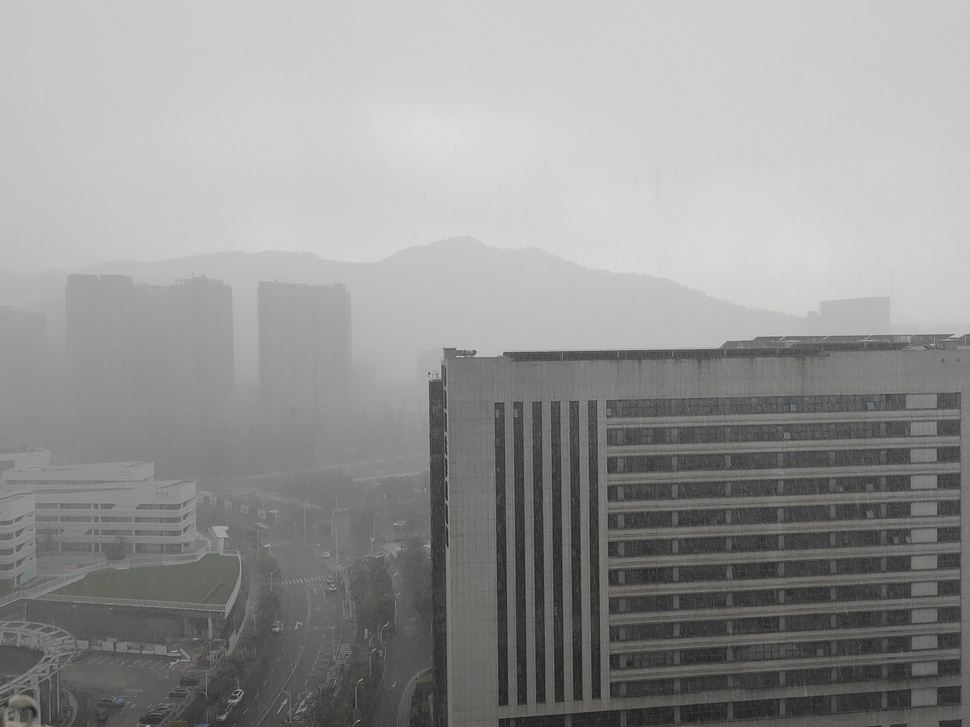
#> input picture FoggyImage/2.jpg, 970 x 727 px, shrunk from 4096 x 3072 before the run, found by its file name
$ python main.py
#> lines starting #> are read from the running program, lines starting #| are printed output that depends on the picture; long printed decimals are rounded
# -*- encoding: utf-8 -*-
'''
@File    :   main.py
@Time    :   2023/09/23 18:59:48
@Author  :   Kiumb
@Description :  暗通道先验算法复现
'''

import cv2
import numpy as np

def darkChannel(img,r = 7,bt_show = False,bt_save = False):
    '''
    @Description :求取暗通道图
                  np.min实现三通道中的最小值;cv2.erode实现了窗口中的最小值
    @Parameter   :img为原始图像
    @Parameter   :r  为窗口大小
    @Parameter   :bt_show为暗通道图显示标志位
    @Parameter   :bt_save为暗通道图保存标志位(命名为'DarkChannel.png')
    @Return      :原始图像的暗通道图
    '''
    DarkChann = cv2.erode(np.min(img,2),np.ones((2 * r + 1, 2 * r + 1)))
    if bt_show:
        cv2.imshow('DarkChannel',DarkChann)
        cv2.waitKey(0)
        cv2.destroyAllWindows()
    if bt_save:
        cv2.imwrite(r'Result\DarkChannel.png',DarkChann*255)
    return DarkChann


def estimateA(img,darkChann,bt_show = False,bt_save = False):
    '''
    @Description :将按通道中前0.1%亮度的像素定位到原图中,并在这些位置上求取各个通道的均值以作为三通道的全局大气光A
    @Parameter   :img为原始图像
    @Parameter   :darkChann为暗通道图
    @Parameter   :bt_show为是否在原图上标注这些像素的位置
    @Parameter   :bt_save为是否保存标注像素的图片(命名为'NotatedImg.png')
    @Return      :三通道下的A
    '''
    imgCopy = img.copy()
    h,w,_  = img.shape
    length = h*w
    num    = max(int(length *0.0001),1)
    DarkChannVec = np.reshape(darkChann,length)  # convert to a row vector
    index  = DarkChannVec.argsort()[length-num:]
    rowIdx = index // w
    colIdx = index %  w
    coords = np.stack((colIdx,rowIdx),axis = 1)

    sumA   = np.zeros((1,3))
    for coord in coords:
        col,row = coord
        sumA    += img[row,col,:]
    A = sumA / num
    if bt_show:
        # img     *= 255    # Python传参为指针而非值
        for coord in coords:
            cv2.circle(imgCopy, coord,3,(255,0,0),3)
        cv2.imshow('NotatedImg',imgCopy)
        cv2.waitKey(0)
        cv2.destroyAllWindows()
    if bt_save:
        cv2.imwrite(r'Result\NotatedImg.png',imgCopy*255)
    return A


def estimateT(img,A,omega = 0.95):
    '''
    @Description :按照推导的公式计算传输率图
    @Parameter   :img为原始图像
    @Parameter   :A为三通道的全局大气光值
    @Parameter   :omega为去雾程度
    @Return      :transmissionMap为投射率图
    '''
    tempMap = np.empty(img.shape,img.dtype)
    tempMap = img / A
    transmissionMap = 1 - omega * darkChannel(tempMap)
    return transmissionMap

def guidedfilter(I, p, r, eps = 0.0001):
    '''
    @Description :导向滤波算法
    @Parameter   :I为引导图
                  p为输入图像
                  r为窗口大小(经验值 - 暗通道窗口半径的四倍)
                  eps为正则参数
    @Return      :导向滤波后的图像
    '''
    height, width = I.shape
    m_I = cv2.boxFilter(I, -1, (r, r))
    m_p = cv2.boxFilter(p, -1, (r, r))
    m_Ip = cv2.boxFilter(I * p, -1, (r, r))
    cov_Ip = m_Ip - m_I * m_p

    m_II = cv2.boxFilter(I * I, -1, (r, r))
    var_I = m_II - m_I * m_I

    a = cov_Ip / (var_I + eps)
    b = m_p - a * m_I

    m_a = cv2.boxFilter(a, -1, (r, r))
    m_b = cv2.boxFilter(b, -1, (r, r))
    return m_a * I + m_b


def deHaze(img,r = 7,T_threshold = 0.1,bt_show = False ,bt_save = False):
    '''
    @Description :暗通道去雾
    @Parameter   :img为原始图像
    @Parameter   :r为暗通道窗口
    @Parameter   :t_threshold为透射率t的阈值
    @Parameter   :bt_show为是否显示去雾图像的标志位
    @Parameter   :bt_save为保存去雾图像的标志位(命名为'DehazeImg.png')
    @Return      :去雾图像
    '''
    imgNormal = img / 255
    darkChann  = darkChannel(imgNormal,r,bt_show=True,bt_save=True)
    A = estimateA(imgNormal,darkChann,bt_show=True,bt_save=True)
    print(f'A - {A}')
    T = estimateT(imgNormal,A)
    imgGray    = np.min(img,2) / 255
    T_refine   = guidedfilter(imgGray,T,81)
    # T_refine   = guidedfilter(darkChann,T,81)
    imgRecover = np.empty(imgNormal.shape,imgNormal.dtype)
    T = cv2.max(T_refine,T_threshold)
    for i in range(3):
        imgRecover[:,:,i] = (imgNormal[:,:,i] - A[0,i]) / T + A[0,i]
    if bt_show:
        cv2.imshow('DehazeImg',imgRecover)
        cv2.waitKey(0)
        cv2.destroyAllWindows()
    if bt_save:
        cv2.imwrite(r'Result\DehazeImg.png',imgRecover*255)
    return imgRecover*255


if __name__ == '__main__':
    img = cv2.imread(r'FoggyImage\2.jpg')
#> img is the input picture: shape (727, 970, 3); mean B, G, R 148.1, 148.7, 148.8
    imgRecover = deHaze(img,bt_show=True,bt_save=True)
#> in estimateA, `index  = DarkChannVec.argsort()[length-num:]`: index = 70 values, max 132375 at index 62, min 125550 at index 63, mean 129316.7
#> in estimateA, `rowIdx = index // w`: rowIdx = 70 values, max 136 at index 41, min 129 at index 63, mean 132.9
#> in estimateA, `colIdx = index %  w`: colIdx = 70 values, max 455 at index 62, min 420 at index 25, mean 445.2
#> in estimateA, `coords = np.stack((colIdx,rowIdx),axis = 1)`: coords = 70 pairs, first value 420 to 455, second value 129 to 136
#> the loop in estimateA, `for coord in coords:` made 70 passes
#> (col, row, sumA) on passes 1 to 8: (448, 133, [[0.859, 0.859, 0.859]]), (454, 133, [[1.72, 1.72, 1.72]]), (443, 133, [[2.58, 2.58, 2.58]]), (439, 133, [[3.44, 3.44, 3.44]]), (451, 134, [[4.3, 4.3, 4.3]]), (453, 134, [[5.16, 5.16, 5.16]]), (421, 131, [[6.02, 6.02, 6.02]]), (448, 132, [[6.88, 6.88, 6.88]])
#> after the loop in estimateA, `for coord in coords:`: sumA = [[60.16, 60.16, 60.16]]
#> in estimateA, `A = sumA / num`: A = [[0.859, 0.859, 0.859]]
#> the loop in estimateA, `for coord in coords:` made 70 passes
#> coord on passes 1 to 8: [448, 133], [454, 133], [443, 133], [439, 133], [451, 134], [453, 134], [421, 131], [448, 132]
#> after the loop in estimateA, `for coord in coords:`:
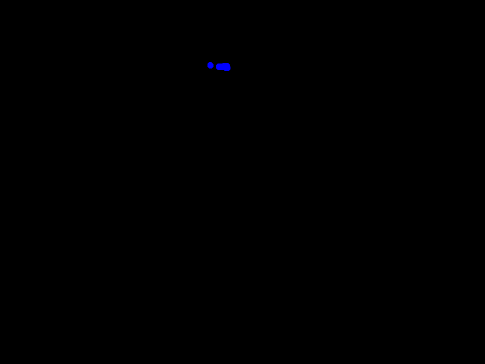
#> imgCopy: shape (727, 970, 3) float64 (shown at 1/2 size); mean B, G, R 0.8, 0.6, 0.6
#| A - [[0.8594 0.8594 0.8594]]
#> in guidedfilter, `b = m_p - a * m_I`:
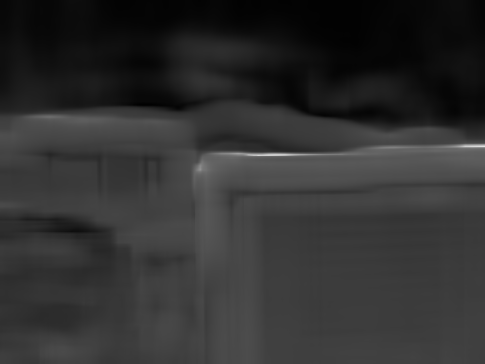
#> b: shape (727, 970) float64 (shown at 1/2 size); min 0.0774, max 3.24, mean 0.68; drawn with min black and max white
#> in guidedfilter, `m_a = cv2.boxFilter(a, -1, (r, r))`:
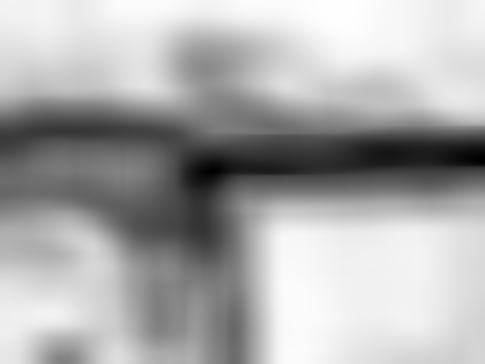
#> m_a: shape (727, 970) float64 (shown at 1/2 size); min -1.33, max -0.00415, mean -0.433; drawn with min black and max white
#> in guidedfilter, `m_b = cv2.boxFilter(b, -1, (r, r))`:
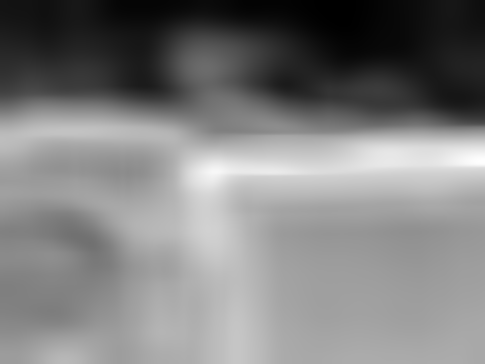
#> m_b: shape (727, 970) float64 (shown at 1/2 size); min 0.111, max 1.25, mean 0.68; drawn with min black and max white
#> in guidedfilter, `return m_a * I + m_b`:
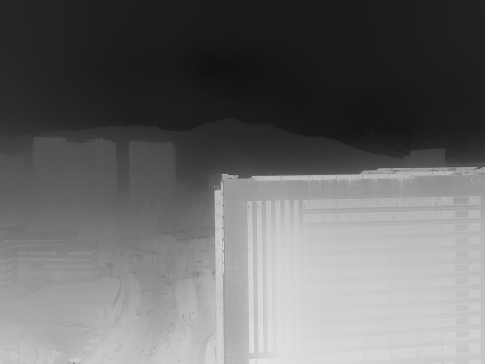
#> returned value: shape (727, 970) float64 (shown at 1/2 size); min 0.0664, max 0.92, mean 0.418
#> after the loop in deHaze, `for i in range(3):`:
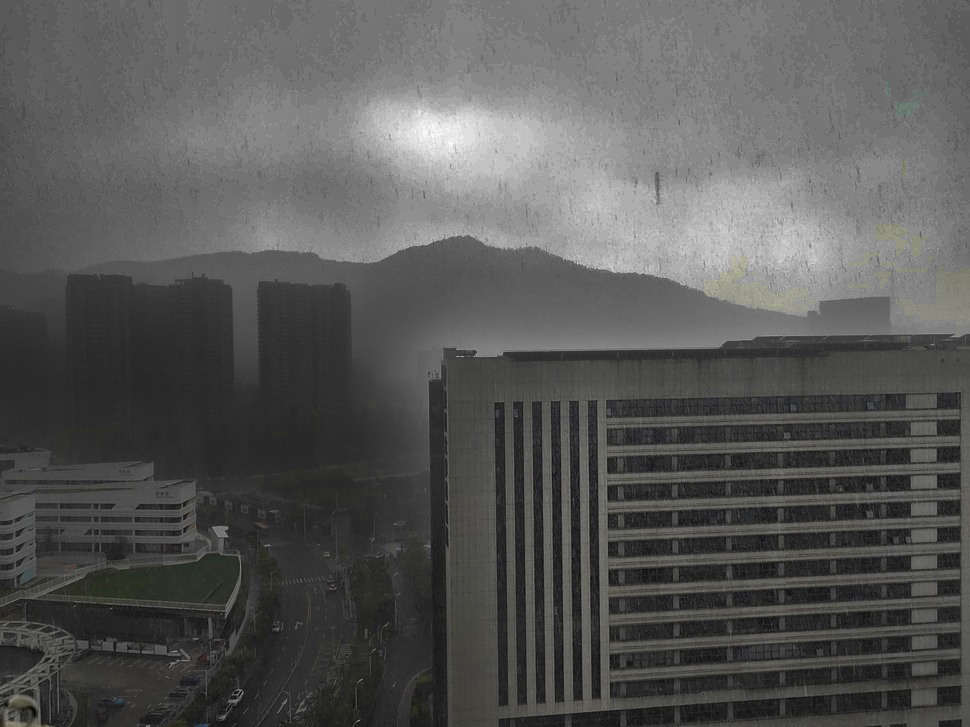
#> imgRecover: shape (727, 970, 3) float64; mean B, G, R 0.276, 0.28, 0.28; drawn with min black and max white

$ run again, with FoggyImage/1.jpg copied over FoggyImage/2.jpg
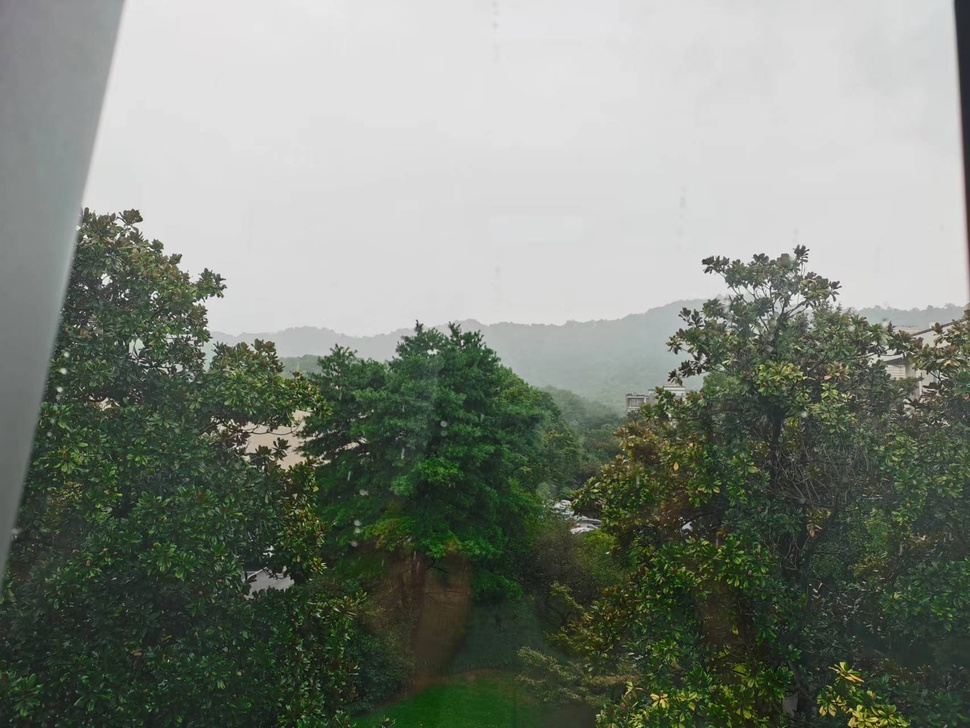
#> input picture FoggyImage/1.jpg, 970 x 728 px, shrunk from 1706 x 1280 before the run, found by its file name
#> img is the input picture: shape (728, 970, 3); mean B, G, R 120.8, 130.9, 124.2
#> in darkChannel, `DarkChann = cv2.erode(np.min(img,2),np.ones((2 * r + 1, 2 * r + 1)))`:
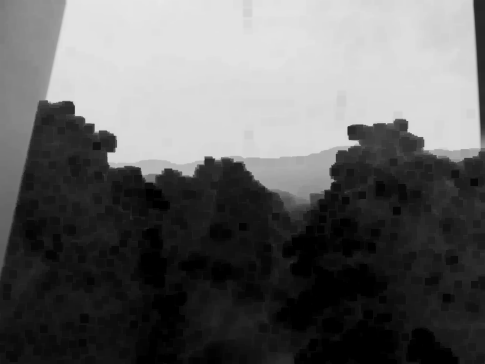
#> DarkChann: shape (728, 970) float64 (shown at 1/2 size); min 0, max 0.91, mean 0.391
#> index = 70 values, max 9048 at index 8, min 316 at index 38, mean 3493.6
#> rowIdx = 70 values, max 9 at index 2, min 0 at index 34, mean 3.27
#> colIdx = 70 values, max 326 at index 18, min 316 at index 4, mean 320.3
#> coords = 70 pairs, first value 316 to 326, second value 0 to 9
#> the loop in estimateA, `for coord in coords:` made 70 passes
#> (col, row, sumA) on passes 1 to 8: (323, 3, [[0.91, 0.91, 0.91]]), (324, 4, [[1.82, 1.82, 1.82]]), (317, 9, [[2.73, 2.73, 2.73]]), (317, 2, [[3.64, 3.64, 3.64]]), (316, 2, [[4.55, 4.55, 4.55]]), (322, 2, [[5.46, 5.46, 5.46]]), (321, 2, [[6.37, 6.37, 6.37]]), (323, 2, [[7.28, 7.28, 7.28]])
#> after the loop in estimateA, `for coord in coords:`: sumA = [[63.69, 63.69, 63.69]]
#> in estimateA, `A = sumA / num`: A = [[0.91, 0.91, 0.91]]
#> the loop in estimateA, `for coord in coords:` made 70 passes
#> coord on passes 1 to 8: [323, 3], [324, 4], [317, 9], [317, 2], [316, 2], [322, 2], [321, 2], [323, 2]
#| A - [[0.9098 0.9098 0.9098]]
#> after the loop in deHaze, `for i in range(3):`:
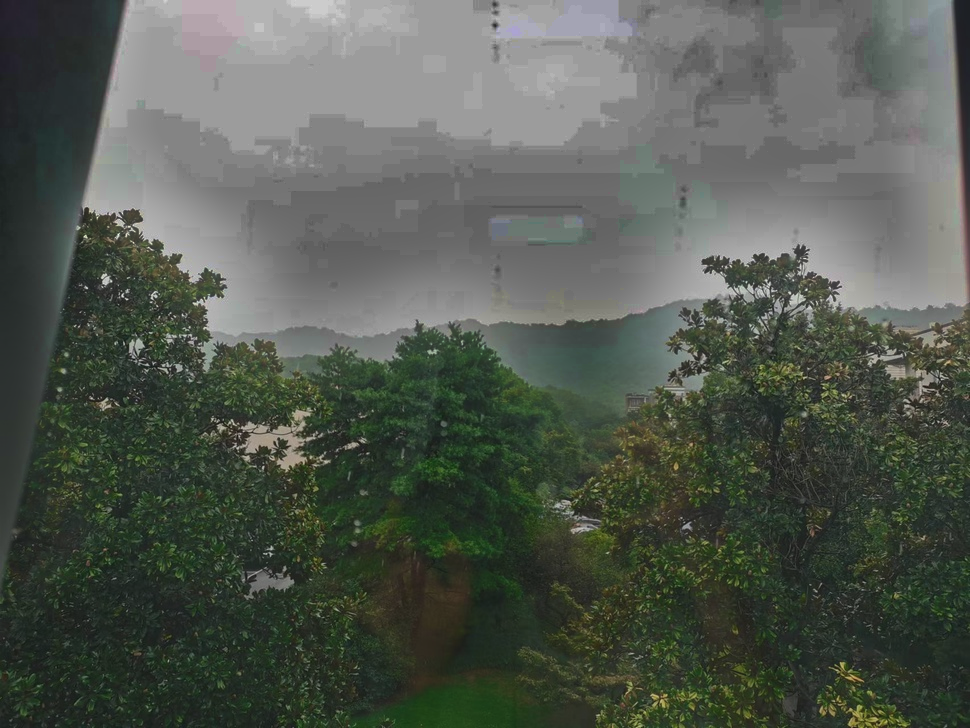
#> imgRecover: shape (728, 970, 3) float64; mean B, G, R 0.302, 0.346, 0.315; drawn with min black and max white

$ run again, with FoggyImage/3.jpg copied over FoggyImage/2.jpg
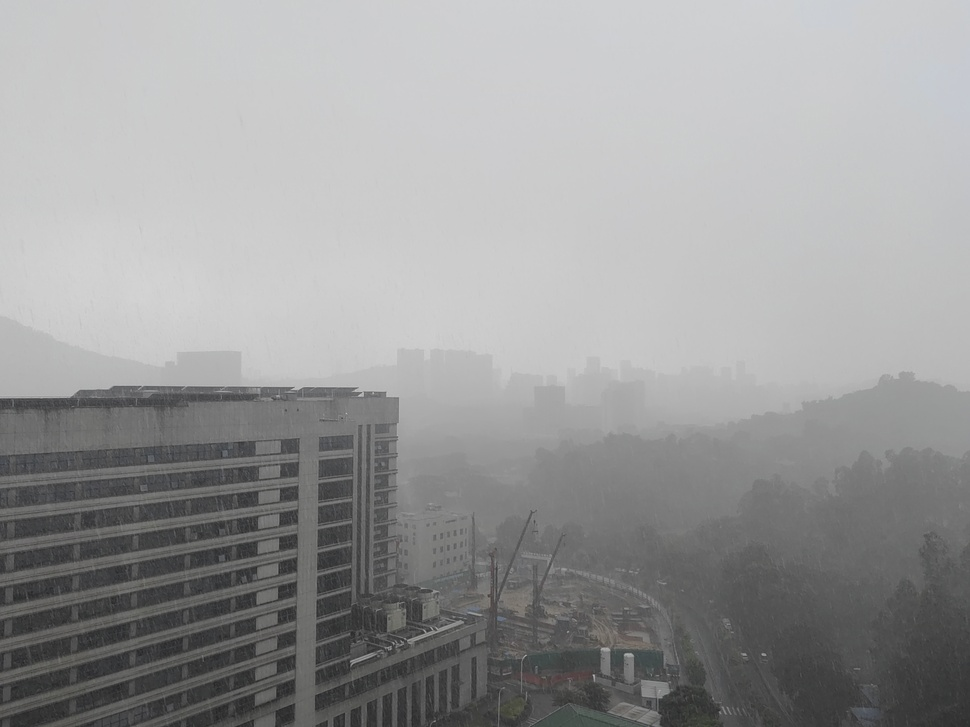
#> input picture FoggyImage/3.jpg, 970 x 727 px, shrunk from 4096 x 3072 before the run, found by its file name
#> img is the input picture: shape (727, 970, 3); mean B, G, R 154.2, 154, 153.7
#> index = 70 values, max 286284 at index 0, min 271732 at index 20, mean 281118.1
#> rowIdx = 70 values, max 295 at index 0, min 280 at index 20, mean 289.7
#> colIdx = 70 values, max 144 at index 21, min 131 at index 5, mean 136.8
#> coords = 70 pairs, first value 131 to 144, second value 280 to 295
#> the loop in estimateA, `for coord in coords:` made 70 passes
#> (col, row, sumA) on passes 1 to 8: (134, 295, [[0.816, 0.816, 0.816]]), (139, 290, [[1.64, 1.64, 1.64]]), (139, 292, [[2.46, 2.46, 2.46]]), (136, 291, [[3.28, 3.28, 3.28]]), (140, 292, [[4.11, 4.11, 4.11]]), (131, 291, [[4.93, 4.93, 4.93]]), (141, 292, [[5.76, 5.76, 5.76]]), (133, 287, [[6.58, 6.58, 6.58]])
#> after the loop in estimateA, `for coord in coords:`: sumA = [[57.58, 57.58, 57.58]]
#> in estimateA, `A = sumA / num`: A = [[0.823, 0.823, 0.823]]
#> the loop in estimateA, `for coord in coords:` made 70 passes
#> coord on passes 1 to 8: [134, 295], [139, 290], [139, 292], [136, 291], [140, 292], [131, 291], [141, 292], [133, 287]
#| A - [[0.8226 0.8226 0.8226]]
#> in guidedfilter, `m_b = cv2.boxFilter(b, -1, (r, r))`:
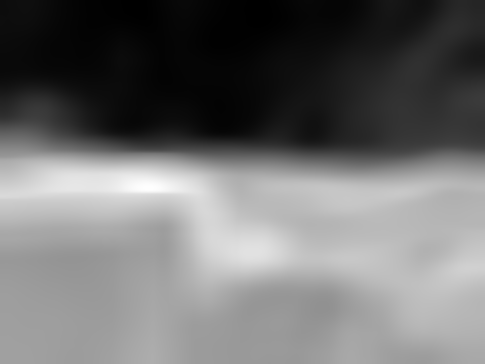
#> m_b: shape (727, 970) float64 (shown at 1/2 size); min 0.09, max 1.27, mean 0.603; drawn with min black and max white
#> after the loop in deHaze, `for i in range(3):`:
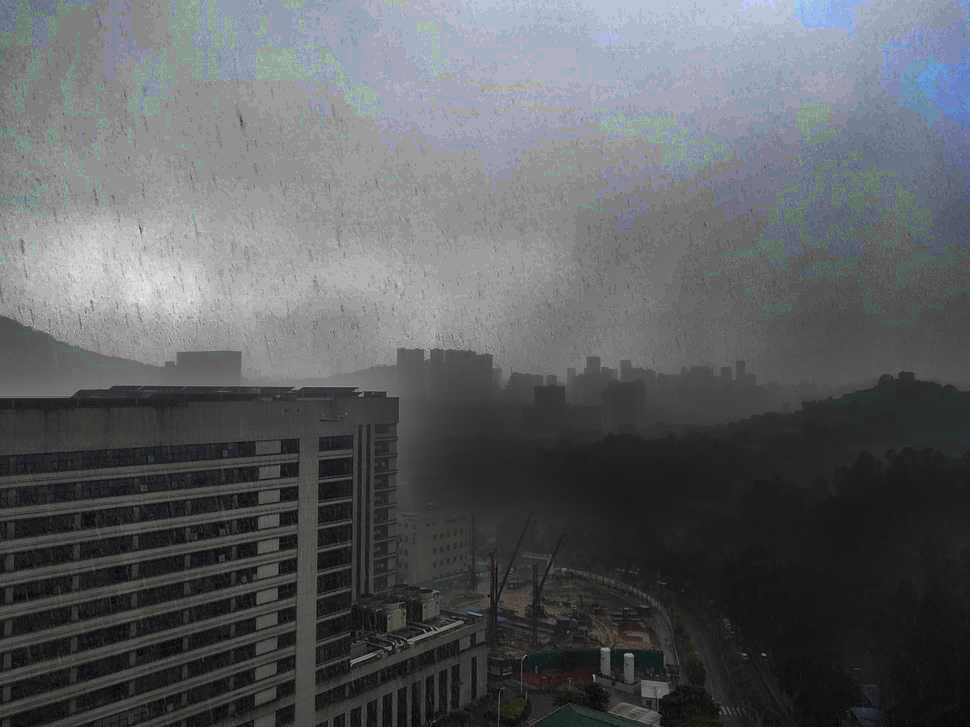
#> imgRecover: shape (727, 970, 3) float64; mean B, G, R 0.367, 0.355, 0.346; drawn with min black and max white
